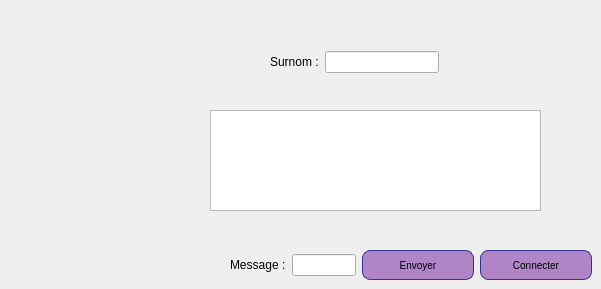
        <widget class="QWidget" name="tab_25">
         <attribute name="title">
          <string>Chat</string>
         </attribute>
         <widget class="QTextEdit" name="textEdit_3">
          <property name="geometry">
           <rect>
            <x>210</x>
            <y>110</y>
            <width>331</width>
            <height>101</height>
           </rect>
          </property>
         </widget>
         <widget class="QWidget" name="layoutWidget">
          <property name="geometry">
           <rect>
            <x>270</x>
            <y>50</y>
            <width>169</width>
            <height>24</height>
           </rect>
          </property>
          <layout class="QHBoxLayout" name="horizontalLayout_6">
           <item>
            <widget class="QLabel" name="label_78">
             <property name="text">
              <string>Surnom :</string>
             </property>
            </widget>
           </item>
           <item>
            <widget class="QLineEdit" name="surnom_3"/>
           </item>
          </layout>
         </widget>
         <widget class="QWidget" name="layoutWidget">
          <property name="geometry">
           <rect>
            <x>230</x>
            <y>250</y>
            <width>362</width>
            <height>30</height>
           </rect>
          </property>
          <layout class="QHBoxLayout" name="horizontalLayout_7">
           <item>
            <widget class="QLabel" name="label_79">
             <property name="text">
              <string>Message :</string>
             </property>
            </widget>
           </item>
           <item>
            <widget class="QLineEdit" name="message_chat_3"/>
           </item>
           <item>
            <widget class="QPushButton" name="envoyer_chat_3">
             <property name="styleSheet">
              <string notr="true">QPushButton {
color: black;
background-color: rgb(175, 133, 200);
border-width: 1px;
border-color: #339;
border-style: solid;
border-radius: 8;
padding: 3px;
font-size: 10px;
padding-left: 5px;
padding-right: 5px;
min-width: 100px;
max-width: 300px;
min-height: 20px;
max-height: 50px;
}</string>
             </property>
             <property name="text">
              <string>Envoyer</string>
             </property>
            </widget>
           </item>
           <item>
            <widget class="QPushButton" name="connecter_chat_3">
             <property name="styleSheet">
              <string notr="true">QPushButton {
color: black;
background-color: rgb(175, 133, 200);
border-width: 1px;
border-color: #339;
border-style: solid;
border-radius: 8;
padding: 3px;
font-size: 10px;
padding-left: 5px;
padding-right: 5px;
min-width: 100px;
max-width: 300px;
min-height: 20px;
max-height: 50px;
}</string>
             </property>
             <property name="text">
              <string>Connecter</string>
             </property>
            </widget>
           </item>
          </layout>
         </widget>
        </widget>
